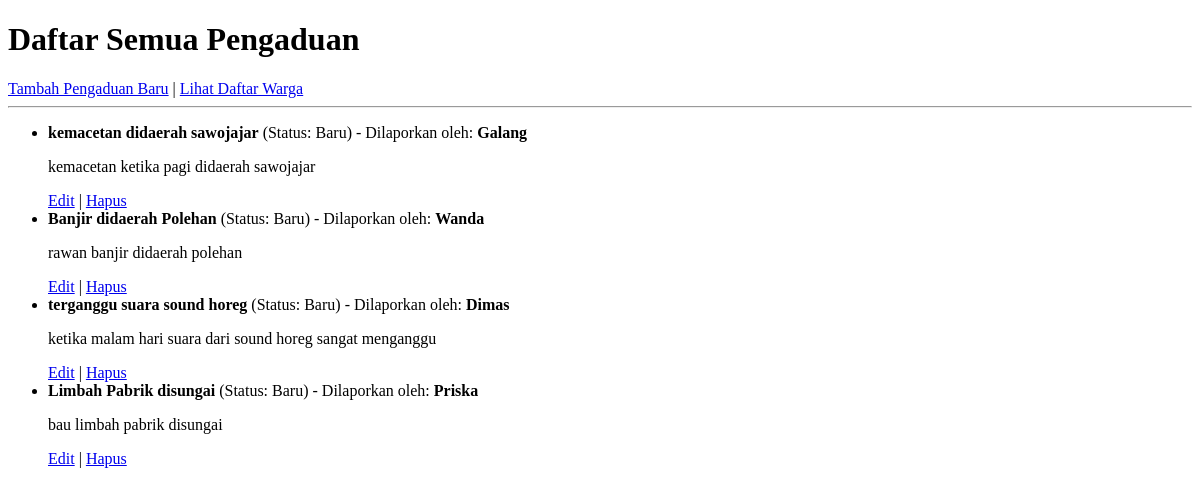
Before: /warga/pengaduan/ with the older database file.
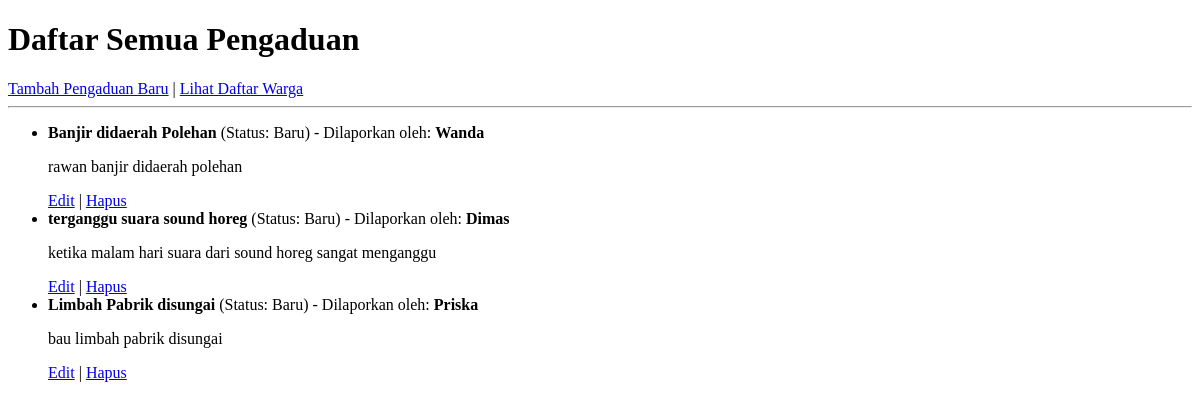
After: the same page with the newer database file.
### warga/models.py (models this page shows, shortened)
class Pengaduan(models.Model):
    STATUS_CHOICES = [
        ('BARU', 'Baru'),
        ('DIPROSES', 'Diproses'),
        ('SELESAI', 'Selesai'),
    ]
    judul = models.CharField(max_length=200)
    deskripsi = models.TextField()
    status = models.CharField(max_length=10, choices=STATUS_CHOICES, default='BARU')
    tanggal_lapor = models.DateTimeField(auto_now_add=True)
    pelapor = models.ForeignKey(Warga, on_delete=models.CASCADE, related_name='pengaduan')

class Warga(models.Model):
    nik = models.CharField(max_length=16, unique=True, verbose_name="Nomor Induk Kependudukan")
    nama_lengkap = models.CharField(max_length=100, verbose_name="Nama Lengkap")
    alamat = models.TextField(verbose_name="Alamat Tinggal")
    no_telepon = models.CharField(max_length=15, blank=True, verbose_name="Nomor Telepon")
    tanggal_registrasi = models.DateTimeField(auto_now_add=True)

### warga/views.py (the view)
# urls.py: path('pengaduan/', PengaduanListView.as_view(), name='pengaduan-list'),
class PengaduanListView(ListView):
    model = Pengaduan

### warga/templates/warga/pengaduan_list.html (shortened to what this page needs)
<!DOCTYPE html>
<html>
<head>
</head>
<body>
    <h1>Daftar Semua Pengaduan</h1>
    <a href="{% url 'pengaduan-tambah' %}">Tambah Pengaduan Baru</a> |
    <a href="{% url 'warga-list' %}">Lihat Daftar Warga</a>
    <hr>
    <ul>
        {% for pengaduan in object_list %}
        <li>
            <strong>{{ pengaduan.judul }}</strong>
            (Status: {{ pengaduan.get_status_display }})
            - Dilaporkan oleh: <strong>{{ pengaduan.pelapor.nama_lengkap }}</strong>
            <p>{{ pengaduan.deskripsi }}</p>
            <a href="{% url 'pengaduan-edit' pengaduan.pk %}">Edit</a> |
            <a href="{% url 'pengaduan-hapus' pengaduan.pk %}">Hapus</a>
        </li>
        {% empty %}
        <li>Belum ada pengaduan yang terdaftar.</li>
        {% endfor %}
    </ul>
</body>
</html>

Changed rows visible on the page:
removed Pengaduan: judul "kemacetan didaerah sawojajar", status "Baru", pelapor.nama_lengkap "Galang", deskripsi "kemacetan ketika pagi didaerah sawojajar"
